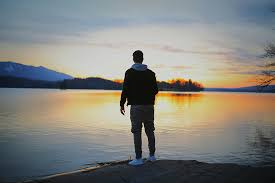
#> input picture cv2/images/male1.jpeg, 275 x 183 px
$ python resizing.py
#> lines starting #> are read from the running program, lines starting #| are printed output that depends on the picture
import os
import cv2

image_path = os.path.join('.' , 'images' , 'male1.jpeg')
image = cv2.imread(image_path)
#> image is the input picture: shape (183, 275, 3); mean B, G, R 124.3, 129.7, 130
cv2.imshow("male",image)
cv2.waitKey(5000)

resized_image = cv2.resize(image , (500,500))
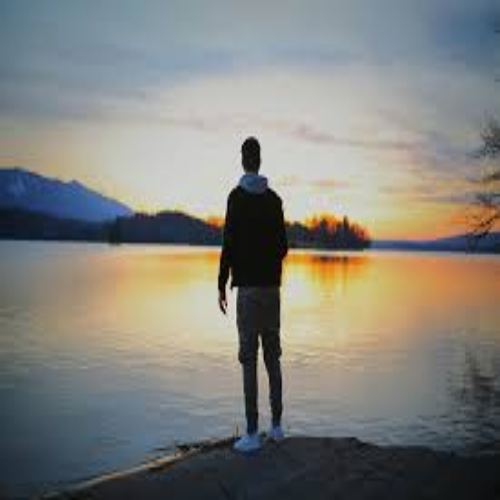
#> resized_image: shape (500, 500, 3); mean B, G, R 124.1, 129.6, 129.8
cv2.imshow("resized_frame" , resized_image)
cv2.waitKey(5000)

$ run again, with cv2/images/baby1.jpeg copied over cv2/images/male1.jpeg
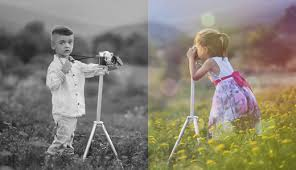
#> input picture cv2/images/baby1.jpeg, 296 x 170 px
#> image is the input picture: shape (170, 296, 3); mean B, G, R 115.8, 128.7, 134.4
#> `resized_image = cv2.resize(image , (500,500))`:
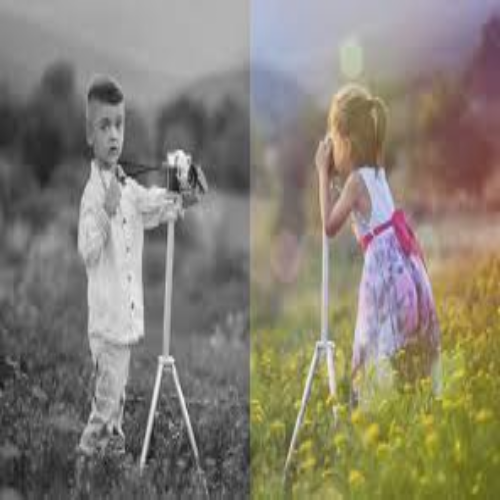
#> resized_image: shape (500, 500, 3); mean B, G, R 115.6, 128.6, 134.3

$ run again, with cv2/images/beer1.jpeg copied over cv2/images/male1.jpeg
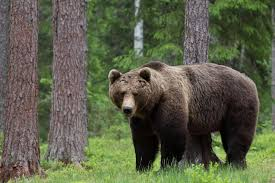
#> input picture cv2/images/beer1.jpeg, 275 x 183 px
#> image is the input picture: shape (183, 275, 3); mean B, G, R 73, 95.4, 91.8
#> `resized_image = cv2.resize(image , (500,500))`:
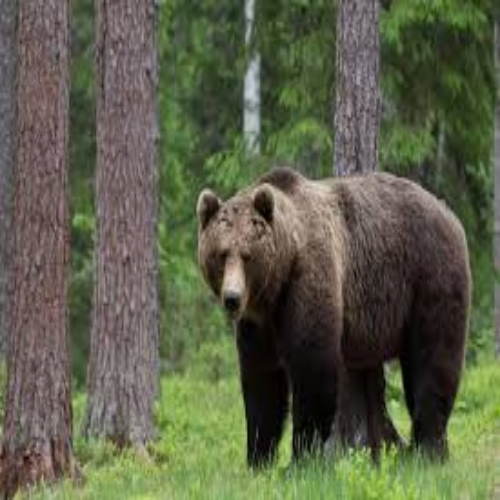
#> resized_image: shape (500, 500, 3); mean B, G, R 72.9, 95.3, 91.7

$ run again, with cv2/images/bird1.jpeg copied over cv2/images/male1.jpeg
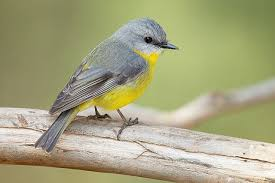
#> input picture cv2/images/bird1.jpeg, 275 x 183 px
#> image is the input picture: shape (183, 275, 3); mean B, G, R 127.7, 164.8, 166
#> `resized_image = cv2.resize(image , (500,500))`:
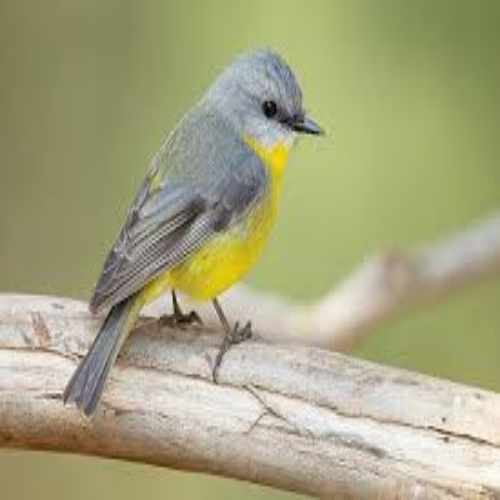
#> resized_image: shape (500, 500, 3); mean B, G, R 127.6, 164.7, 165.9
